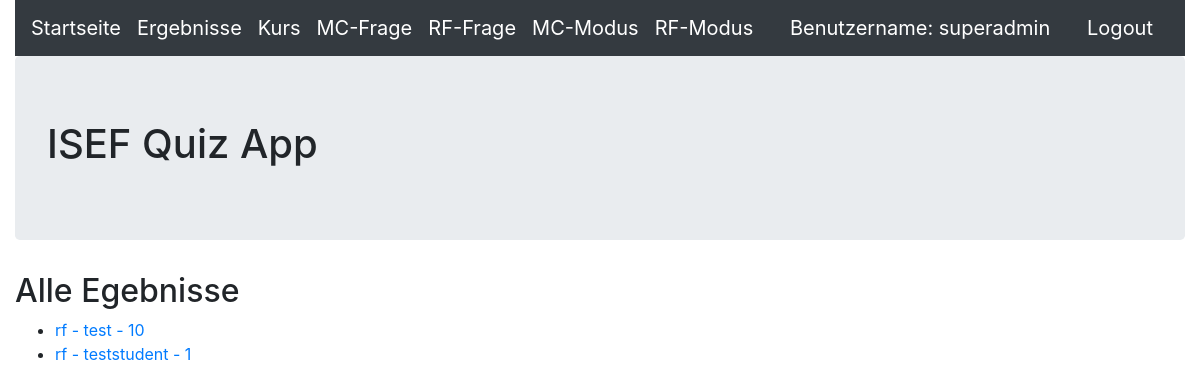
/ergebnisrftoppunkte (signed in), run on an earlier commit of the app's database.
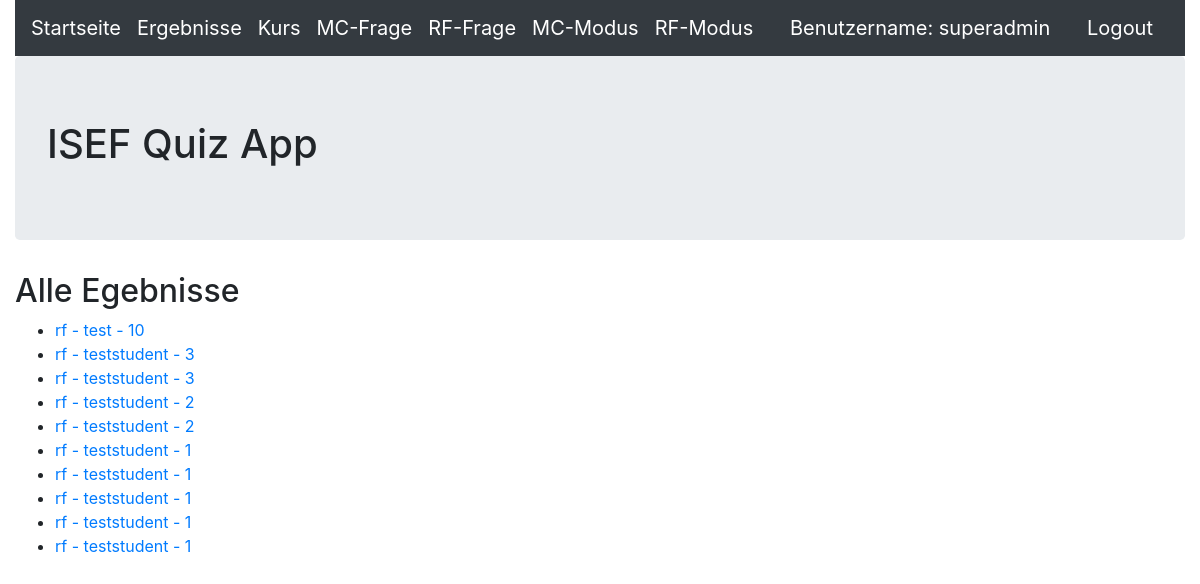
And on a later commit of the database.
### quiz/models.py (models this page shows, shortened)
class Ergebnis(models.Model):
    testmodus = models.CharField(max_length=20,blank=False)
    benutzername = models.CharField(max_length=50,blank=False)
    kursid = models.CharField(max_length=5,blank=False)
    kursname = models.CharField(max_length=50,blank=False)
    zeitsekunden = models.IntegerField(blank=False)
    datum = models.DateField(auto_now_add=True)
    punkte = models.IntegerField(blank=False)
    fragentotal = models.IntegerField(blank=False)
    fragenkorrekt = models.IntegerField(blank=False)
    fragenfalsch = models.IntegerField(blank=False)

### quiz/views.py (the view)
# urls.py: path('ergebnisrftoppunkte', ErgebnisRFTopPunkte.as_view(), name='ergebnis_rftoppunkte'),
class ErgebnisRFTopPunkte(AuthListView):
    model = Ergebnis
    template_name = 'ergebnis/ergebnis_rftoppunkte.html'
    fields = '__all__'
    def get_queryset(self):
        return Ergebnis.objects.filter(testmodus='rf').order_by('-punkte')[:10]

### quiz/templates/ergebnis/ergebnis_rftoppunkte.html
{% extends 'base.html' %}
{% block content %}
<h2>Alle Egebnisse</h2>
<ul>
    {% for ergebnis in object_list %}
	<li><a href="{% url 'ergebnis_detail' ergebnis.pk %}">{{ ergebnis.testmodus }} - {{ ergebnis.benutzername }} - {{ ergebnis.punkte }}</a></li>
    {% endfor %}
</ul>
{% endblock content %}

### templates/base.html (shortened to what this page needs)
<!DOCTYPE html>
<html>
  <head>
	<link rel="stylesheet" href="https://stackpath.bootstrapcdn.com/bootstrap/4.5.0/css/bootstrap.min.css">
  </head>
  <body>
    <div class="container-fluid">
        <header>
            <nav class="navbar navbar-expand-lg navbar-dark bg-dark">
				<a class="navbar-brand" href="{% url 'index' %}">Startseite</a>
				<a class="navbar-brand" href="{% url 'ergebnis_start' %}">Ergebnisse</a>
                <a class="navbar-brand" href="{% url 'kurs_start' %}">Kurs</a>
				<a class="navbar-brand" href="{% url 'frage_start' %}">MC-Frage</a>
				<a class="navbar-brand" href="{% url 'richtigoderfalsch_start' %}">RF-Frage</a>
				<a class="navbar-brand" href="{% url 'mctest_select' %}">MC-Modus</a>
				<a class="navbar-brand" href="{% url 'rftest_select' %}">RF-Modus</a>
				{% if user.is_authenticated %}
                <a class="navbar-brand ml-auto order-md-last">Benutzername: {{ user.get_username }}</a>
                <a class="navbar-brand ml-auto order-md-last" href="{% url 'logout'%}?next={{request.path}}">Logout</a>
                {% else %}
                <a class="navbar-brand ml-auto order-md-last" href="{% url 'login'%}?next={{request.path}}">Login</a>
                {% endif %}
            </nav>
        </header>
        <div class="jumbotron">
            <h1>ISEF Quiz App</h1>
        </div>
        {% block content %}
        {% endblock content %}
    </div>
  </body>
</html>

What changed in the data, as far as the page shows it:
added Ergebnis: testmodus "rf", benutzername "teststudent", punkte "3"
added Ergebnis: testmodus "rf", benutzername "teststudent", punkte "3"
added Ergebnis: testmodus "rf", benutzername "teststudent", punkte "2"
added Ergebnis: testmodus "rf", benutzername "teststudent", punkte "2"
added Ergebnis: testmodus "rf", benutzername "teststudent", punkte "1"
added Ergebnis: testmodus "rf", benutzername "teststudent", punkte "1"
added Ergebnis: testmodus "rf", benutzername "teststudent", punkte "1"
added Ergebnis: testmodus "rf", benutzername "teststudent", punkte "1"
